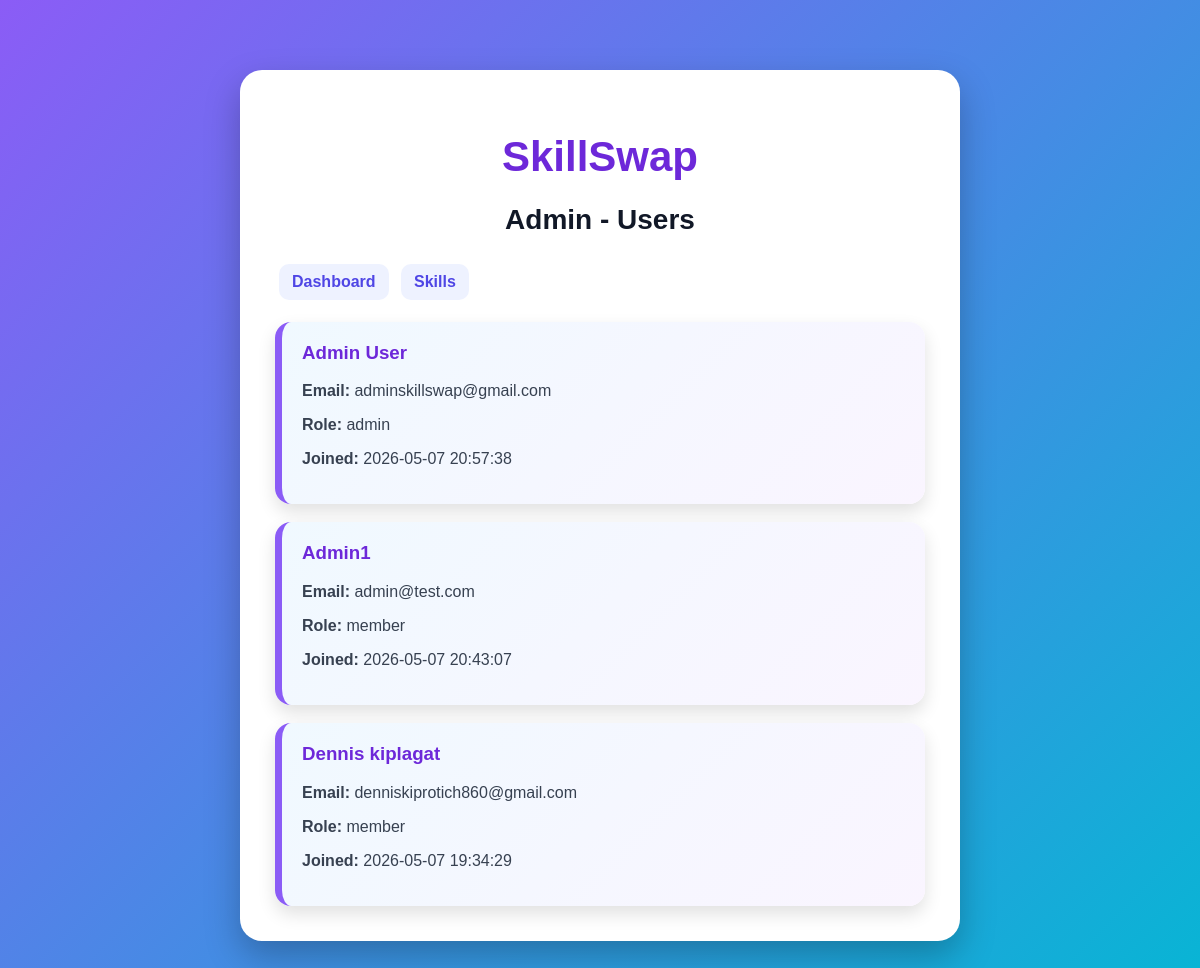
/admin_users.php (signed in), run on the app's committed database.
### tables this page shows
CREATE TABLE `users` (
  `user_id` int(11) NOT NULL,
  `full_name` varchar(100) NOT NULL,
  `email` varchar(120) NOT NULL,
  `password` varchar(255) NOT NULL,
  `role` enum('admin','member') DEFAULT 'member',
  `created_at` timestamp NOT NULL DEFAULT current_timestamp()
);

### includes/auth.php (called while the page is built, shortened)
<?php
function clean($text) {
    return htmlspecialchars($text, ENT_QUOTES, 'UTF-8');
}
?>

### admin_users.php (the view, shortened to what this page needs)
<?php
require "config/db.php";
require "includes/auth.php";
$stmt = $pdo->prepare("SELECT user_id, full_name, email, role, created_at FROM users ORDER BY created_at DESC");
$stmt->execute();
$users = $stmt->fetchAll(PDO::FETCH_ASSOC);
?>
<?php include "includes/header.php"; ?>
<h2>Admin - Users</h2>
<p>
    <a href="dashboard.php">Dashboard</a>
    <a href="skills.php">Skills</a>
</p>
<?php foreach ($users as $user): ?>
<div class="card">
    <h3><?php echo clean($user['full_name']); ?></h3>
    <p><strong>Email:</strong> <?php echo clean($user['email']); ?></p>
    <p><strong>Role:</strong> <?php echo clean($user['role']); ?></p>
    <p><strong>Joined:</strong> <?php echo clean($user['created_at']); ?></p>
</div>
<?php endforeach; ?>
<?php include "includes/footer.php"; ?>

### public/style.css (style rules this page uses)
body { font-family: Arial, sans-serif; background: linear-gradient(135deg, #8b5cf6, #06b6d4); margin: 0; min-height: 100vh; }
h2 { text-align: center; font-size: 28px; color: #111827; }
p { color: #374151; font-size: 16px; }
a { display: inline-block; background: #eef2ff; color: #4f46e5; padding: 9px 13px; margin: 4px; border-radius: 10px; text-decoration: none; font-weight: bold; }
.card { background: linear-gradient(135deg, #f0f9ff, #faf5ff); padding: 20px; margin-top: 18px; border-radius: 16px; border-left: 7px solid #8b5cf6; box-shadow: 0 8px 18px rgba(0,0,0,0.12); }
.card h3 { color: #6d28d9; margin-top: 0; }

### data on the page
users: full_name "Admin User", email "adminskillswap@gmail.com", role "admin", created_at "2026-05-07 20:57:38"
users: full_name "Admin1", email "admin@test.com", role "member", created_at "2026-05-07 20:43:07"
users: full_name "Dennis kiplagat", email "denniskiprotich860@gmail.com", role "member", created_at "2026-05-07 19:34:29"
